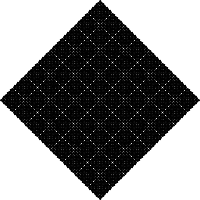
Frame 1 (no input)
Frame 60 (the mouse pressed at the canvas centre just before this capture): identical to frame 1, image omitted
Frame 120 (the mouse held since frame 60 and released just before this capture): identical to frame 1, image omitted

The Processing sketch that drew this single still picture (run headless with seeded random() and noise(); from frame 60 on, the mouse is pressed at the canvas centre):

// Processing sketch: kapitel_13_eksempel_13_9b
// ── kapitel_13_eksempel_13_9b.pde
void setup() {
  size(200, 200);
}

void draw() {
  background(255);
  stroke(0);
  noFill();
  drawCircle(width/2, height/2, 100);
}

void drawCircle(float x, float y, float radius) {
  ellipse(x, y, radius, radius);
  if (radius > 2) {
    drawCircle(x + radius/2, y, radius/2);
    drawCircle(x - radius/2, y, radius/2);
    drawCircle(x, y + radius/2, radius/2);
    drawCircle(x, y - radius/2, radius/2);
  }
}
